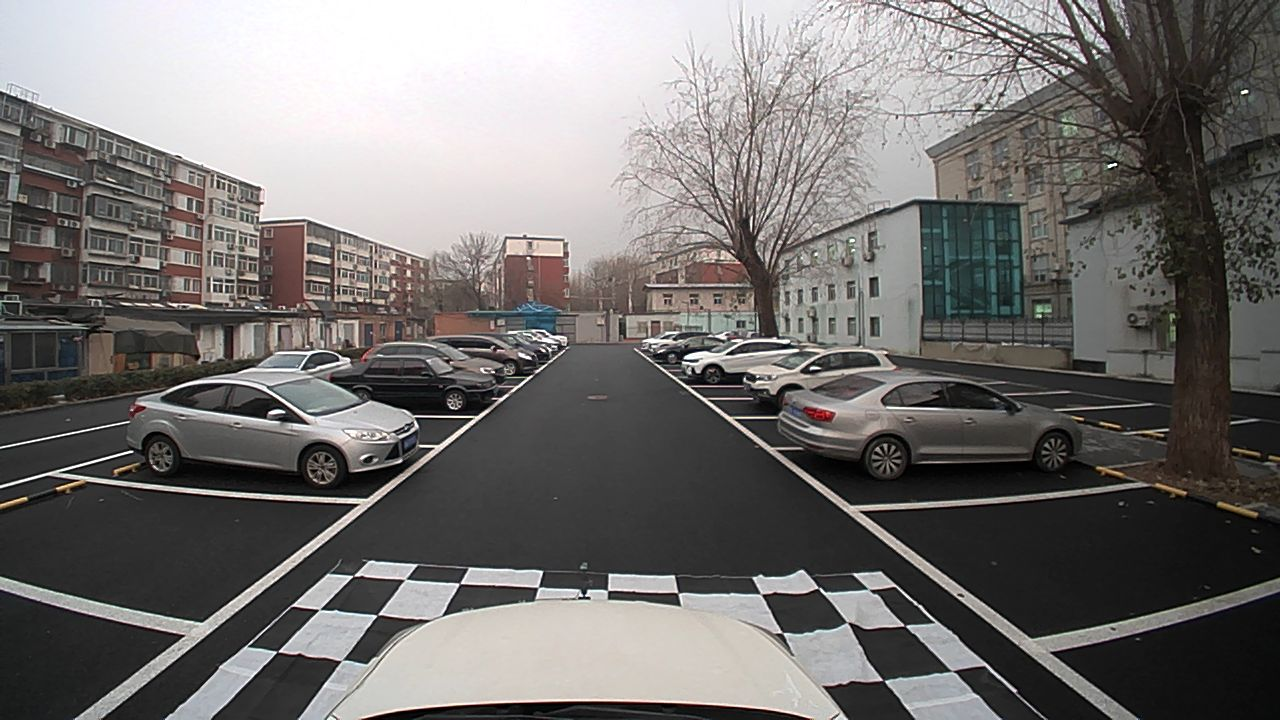
#> input picture images/1.png, 1280 x 720 px; its folder holds only this picture in this run
$ python run_get_projection_maps6.py -camera 1
#> lines starting #> are read from the running program, lines starting #| are printed output that depends on the picture
"""
~~~~~~~~~~~~~~~~~~~~~~~~~~~~~~~~~~~~~~~~~~~~~~~~
Manually select points to get the projection map
~~~~~~~~~~~~~~~~~~~~~~~~~~~~~~~~~~~~~~~~~~~~~~~~
"""
import argparse
import os
import numpy as np
import cv2
from surround_view import FisheyeCameraModel6, PointSelector, display_image
import surround_view.param_settings6 as settings


def get_projection_map(camera_model: FisheyeCameraModel6, image: np.ndarray):
    und_image = camera_model.undistort(image)
    name = camera_model.camera_name
    gui = PointSelector(und_image, title=name)
    dst_points = settings.project_keypoints[name]
    choice = gui.loop()
    if choice > 0:
        if len(gui.keypoints) == 0:
            src = camera_model.select_points
        else:
            src = np.float32(gui.keypoints)
        dst = np.float32(dst_points)
        camera_model.project_matrix = cv2.getPerspectiveTransform(src, dst)
        camera_model.select_points = src
        proj_image = camera_model.project(und_image)

        ret = display_image("Bird's View", proj_image)
        if ret > 0:
            return True
        if ret < 0:
            cv2.destroyAllWindows()

    return False


def main():
    parser = argparse.ArgumentParser()
    parser.add_argument("-camera", required=True,
                        choices=settings.camera_names,
                        help="The camera view to be projected")
    parser.add_argument("-scale", nargs="+", default=None,
                        help="scale the undistorted image")
    parser.add_argument("-shift", nargs="+", default=None,
                        help="shift the undistorted image")
    args = parser.parse_args()

    if args.scale is not None:
        scale = [float(x) for x in args.scale]
    else:
        scale = (1.0, 1.0)

    if args.shift is not None:
        shift = [float(x) for x in args.shift]
    else:
        shift = (0, 0)

    camera_name = args.camera
    camera_file = os.path.join(os.getcwd(), "yaml", camera_name + ".yaml")
    image_file = os.path.join(os.getcwd(), "images", camera_name + ".png")
    image = cv2.imread(image_file)
#> image is the input picture: shape (720, 1280, 3); mean B, G, R 111.6, 113.1, 115.7
    image[:image.shape[0]*9 // 16, :, :] = 0  # 去掉天上的部分
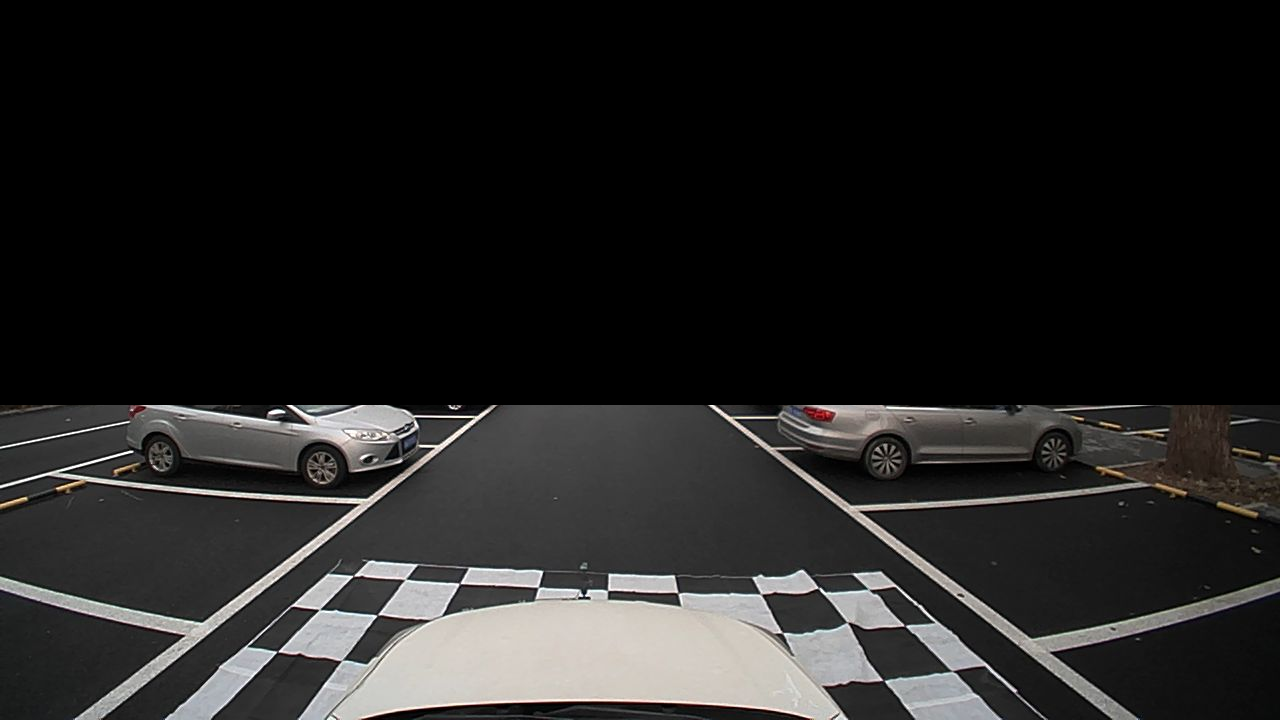
#> image: shape (720, 1280, 3); mean B, G, R 34.4, 35, 35.6
    camera = FisheyeCameraModel6(camera_file, camera_name)
    camera.set_scale_and_shift(scale, shift)
    success = get_projection_map(camera, image)
    if success:
        print("saving projection matrix to yaml")
        camera.save_data()
    else:
        print("failed to compute the projection map")


if __name__ == "__main__":
    main()
#> (the call stopped at in main, `camera = FisheyeCameraModel6(camera_file, camera_name)`: surround_view is not available in this run)
